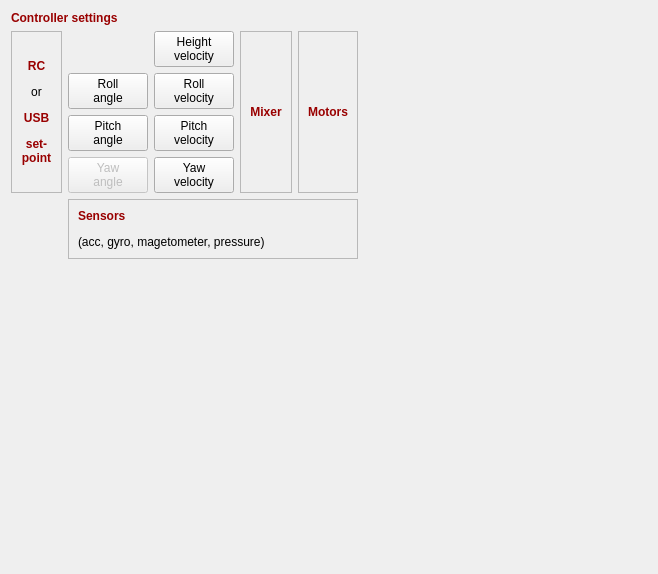
          <widget class="QWidget" name="tab_control">
           <attribute name="title">
            <string>Control</string>
           </attribute>
           <layout class="QGridLayout" name="gridLayout_33">
            <item row="0" column="0" colspan="2">
             <widget class="QLabel" name="label_40">
              <property name="text">
               <string>&lt;html&gt;&lt;head/&gt;&lt;body&gt;&lt;p&gt;&lt;span style=&quot; font-weight:600; color:#990000;&quot;&gt;Controller settings&lt;/span&gt;&lt;/p&gt;&lt;/body&gt;&lt;/html&gt;</string>
              </property>
             </widget>
            </item>
            <item row="1" column="0" rowspan="4">
             <widget class="QFrame" name="frame_30">
              <property name="frameShape">
               <enum>QFrame::StyledPanel</enum>
              </property>
              <property name="frameShadow">
               <enum>QFrame::Raised</enum>
              </property>
              <layout class="QVBoxLayout" name="verticalLayout_32">
               <item>
                <widget class="QLabel" name="label_39">
                 <property name="text">
                  <string>&lt;html&gt;&lt;head/&gt;&lt;body&gt;&lt;p&gt;&lt;span style=&quot; font-weight:600; color:#990000;&quot;&gt;RC&lt;/span&gt;&lt;/p&gt;&lt;p&gt;&lt;span style=&quot; color:#000000;&quot;&gt;or&lt;/span&gt;&lt;/p&gt;&lt;p&gt;&lt;span style=&quot; font-weight:600; color:#990000;&quot;&gt;USB&lt;/span&gt;&lt;/p&gt;&lt;p&gt;&lt;span style=&quot; font-weight:600; color:#990000;&quot;&gt;set-&lt;br/&gt;point&lt;/span&gt;&lt;/p&gt;&lt;/body&gt;&lt;/html&gt;</string>
                 </property>
                 <property name="alignment">
                  <set>Qt::AlignCenter</set>
                 </property>
                </widget>
               </item>
              </layout>
             </widget>
            </item>
            <item row="1" column="3">
             <widget class="QPushButton" name="pushButton_ctrl_height">
              <property name="toolTip">
               <string>&lt;html&gt;&lt;head/&gt;&lt;body&gt;&lt;p&gt;Height control:&lt;/p&gt;&lt;p&gt;&lt;span style=&quot; color:#990000;&quot;&gt;Input&lt;/span&gt; is in meters, when height measurement is in meters, but with feed forward part in trust (0-100%)&lt;/p&gt;&lt;p&gt;&lt;span style=&quot; color:#990000;&quot;&gt;Output &lt;/span&gt;is on power (0-100%)&lt;/p&gt;&lt;p&gt;Feed forward should give most of the value, and the controll loop adjust with data from height sensor.&lt;/p&gt;&lt;/body&gt;&lt;/html&gt;</string>
              </property>
              <property name="text">
               <string>Height
velocity</string>
              </property>
             </widget>
            </item>
            <item row="2" column="1" colspan="2">
             <widget class="QPushButton" name="pushButton_ctrl_roll">
              <property name="text">
               <string>Roll
angle</string>
              </property>
             </widget>
            </item>
            <item row="2" column="3">
             <widget class="QPushButton" name="pushButton_ctrl_roll_vel">
              <property name="text">
               <string>Roll
velocity</string>
              </property>
             </widget>
            </item>
            <item row="2" column="6">
             <spacer name="horizontalSpacer_11">
              <property name="orientation">
               <enum>Qt::Horizontal</enum>
              </property>
              <property name="sizeHint" stdset="0">
               <size>
                <width>289</width>
                <height>20</height>
               </size>
              </property>
             </spacer>
            </item>
            <item row="3" column="1" colspan="2">
             <widget class="QPushButton" name="pushButton_ctrl_pitch">
              <property name="text">
               <string>Pitch
angle</string>
              </property>
             </widget>
            </item>
            <item row="3" column="3">
             <widget class="QPushButton" name="pushButton_ctrl_pitch_vel">
              <property name="text">
               <string>Pitch
velocity</string>
              </property>
             </widget>
            </item>
            <item row="4" column="1" colspan="2">
             <widget class="QPushButton" name="pushButton_ctrl_yaw">
              <property name="enabled">
               <bool>false</bool>
              </property>
              <property name="toolTip">
               <string>&lt;html&gt;&lt;head/&gt;&lt;body&gt;&lt;p&gt;Normal mode is without Yaw position control,&lt;/p&gt;&lt;p&gt;but direct control of yaw velocity.&lt;/p&gt;&lt;/body&gt;&lt;/html&gt;</string>
              </property>
              <property name="text">
               <string>Yaw
angle</string>
              </property>
              <property name="checkable">
               <bool>false</bool>
              </property>
              <property name="checked">
               <bool>false</bool>
              </property>
             </widget>
            </item>
            <item row="4" column="3">
             <widget class="QPushButton" name="pushButton_ctrl_yaw_vel">
              <property name="text">
               <string>Yaw
velocity</string>
              </property>
             </widget>
            </item>
            <item row="6" column="2">
             <spacer name="verticalSpacer_15">
              <property name="orientation">
               <enum>Qt::Vertical</enum>
              </property>
              <property name="sizeHint" stdset="0">
               <size>
                <width>20</width>
                <height>304</height>
               </size>
              </property>
             </spacer>
            </item>
            <item row="5" column="1" colspan="5">
             <widget class="QFrame" name="frame_31">
              <property name="frameShape">
               <enum>QFrame::StyledPanel</enum>
              </property>
              <property name="frameShadow">
               <enum>QFrame::Raised</enum>
              </property>
              <layout class="QVBoxLayout" name="verticalLayout_31">
               <item>
                <widget class="QLabel" name="label_42">
                 <property name="text">
                  <string>&lt;html&gt;&lt;head/&gt;&lt;body&gt;&lt;p&gt;&lt;span style=&quot; font-weight:600; color:#990000;&quot;&gt;Sensors&lt;/span&gt;&lt;/p&gt;&lt;p&gt;(acc, gyro, magetometer, pressure)&lt;/p&gt;&lt;/body&gt;&lt;/html&gt;</string>
                 </property>
                </widget>
               </item>
              </layout>
             </widget>
            </item>
            <item row="1" column="4" rowspan="4">
             <widget class="QFrame" name="frame_29">
              <property name="sizePolicy">
               <sizepolicy hsizetype="Preferred" vsizetype="Preferred">
                <horstretch>0</horstretch>
                <verstretch>0</verstretch>
               </sizepolicy>
              </property>
              <property name="frameShape">
               <enum>QFrame::StyledPanel</enum>
              </property>
              <property name="frameShadow">
               <enum>QFrame::Raised</enum>
              </property>
              <layout class="QHBoxLayout" name="horizontalLayout">
               <item>
                <widget class="QLabel" name="label_41">
                 <property name="text">
                  <string>&lt;html&gt;&lt;head/&gt;&lt;body&gt;&lt;p&gt;&lt;span style=&quot; font-weight:600; color:#990000;&quot;&gt;Mixer&lt;/span&gt;&lt;/p&gt;&lt;/body&gt;&lt;/html&gt;</string>
                 </property>
                 <property name="alignment">
                  <set>Qt::AlignCenter</set>
                 </property>
                </widget>
               </item>
              </layout>
             </widget>
            </item>
            <item row="1" column="5" rowspan="4">
             <widget class="QFrame" name="frame_32">
              <property name="sizePolicy">
               <sizepolicy hsizetype="Preferred" vsizetype="Preferred">
                <horstretch>0</horstretch>
                <verstretch>0</verstretch>
               </sizepolicy>
              </property>
              <property name="frameShape">
               <enum>QFrame::StyledPanel</enum>
              </property>
              <property name="frameShadow">
               <enum>QFrame::Raised</enum>
              </property>
              <layout class="QHBoxLayout" name="horizontalLayout_4">
               <item>
                <widget class="QLabel" name="label_43">
                 <property name="text">
                  <string>&lt;html&gt;&lt;head/&gt;&lt;body&gt;&lt;p&gt;&lt;span style=&quot; font-weight:600; color:#990000;&quot;&gt;Motors&lt;/span&gt;&lt;/p&gt;&lt;/body&gt;&lt;/html&gt;</string>
                 </property>
                 <property name="alignment">
                  <set>Qt::AlignCenter</set>
                 </property>
                </widget>
               </item>
              </layout>
             </widget>
            </item>
           </layout>
          </widget>
